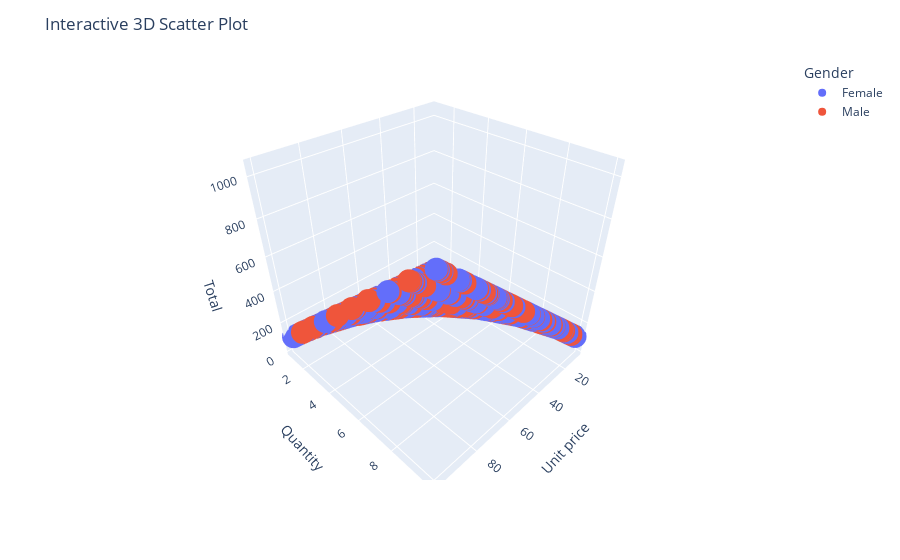

The notebook cell this image was saved under:
### Code cell
#Abilitiy to choose gander to see the graph
male_trace = go.Scatter3d(
    x=data[data['Gender'] == 'Male']['Unit price'],
    y=data[data['Gender'] == 'Male']['Quantity'],
    z=data[data['Gender'] == 'Male']['Total'],
    mode='markers',
    marker=dict(color='blue', size=5),
    name='Male'
)

female_trace = go.Scatter3d(
    x=data[data['Gender'] == 'Female']['Unit price'],
    y=data[data['Gender'] == 'Female']['Quantity'],
    z=data[data['Gender'] == 'Female']['Total'],
    mode='markers',
    marker=dict(color='red', size=5),
    name='Female'
)

#Create button actions, so after using them graph will present the value that users wanted
buttons = [
    dict(label='All', method='update', args=[{'visible': [True, True]}]),
    dict(label='Male', method='update', args=[{'visible': [True, False]}]),
    dict(label='Female', method='update', args=[{'visible': [False, True]}])
]

#Layout with buttons
layout = go.Layout(
    title='Interactive 3D Scatter Plot',
    updatemenus=[
        dict(
            buttons=buttons,
            direction='down',
            showactive=True,
            x=1.05,
            xanchor='left',
            y=1,
            yanchor='top'
        )
    ]
)
fig = px.scatter_3d(data, x='Unit price', y='Quantity', z='Total', color='Gender')
fig.update_layout(title='Interactive 3D Scatter Plot')
fig.show()

### Figure 1 — Plotly figure (JSON) as saved in the notebook; plotly's stock layout.template omitted (floating-point values rounded to 4 significant figures; data arrays with more than 128 entries replaced by an {"elided": "..."} marker saying what was removed)
{"data": [{"hovertemplate": "Gender=Female<br>Unit price=%{x}<br>Quantity=%{y}<br>Total=%{z}<extra></extra>", "legendgroup": "Female", "marker": {"color": "#636efa", "symbol": "circle"}, "mode": "markers", "name": "Female", "scene": "scene", "showlegend": true, "type": "scatter3d", "x": {"elided": "501 float values"}, "y": {"elided": "501 int values"}, "z": {"elided": "501 float values"}}, {"hovertemplate": "Gender=Male<br>Unit price=%{x}<br>Quantity=%{y}<br>Total=%{z}<extra></extra>", "legendgroup": "Male", "marker": {"color": "#EF553B", "symbol": "circle"}, "mode": "markers", "name": "Male", "scene": "scene", "showlegend": true, "type": "scatter3d", "x": {"elided": "499 float values"}, "y": {"elided": "499 int values"}, "z": {"elided": "499 float values"}}], "layout": {"legend": {"title": {"text": "Gender"}, "tracegroupgap": 0}, "margin": {"t": 60}, "scene": {"domain": {"x": [0, 1], "y": [0, 1]}, "xaxis": {"title": {"text": "Unit price"}}, "yaxis": {"title": {"text": "Quantity"}}, "zaxis": {"title": {"text": "Total"}}}, "title": {"text": "Interactive 3D Scatter Plot"}}}
